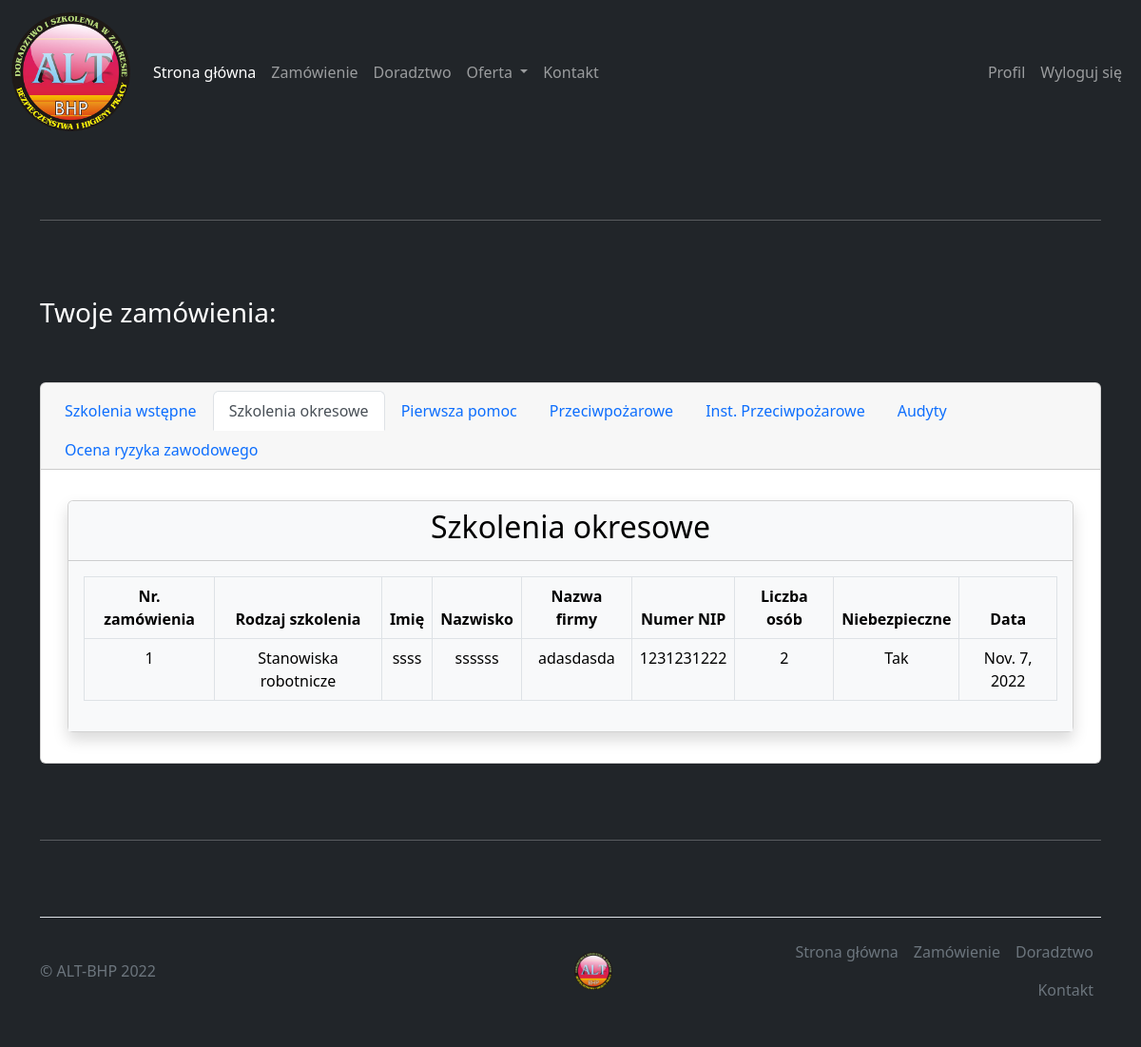
Page /accounts/profile/order/2 (signed in) on the committed database.
### order/models.py (models this page shows, shortened)
class szkolenie_okresowe(models.Model):
    choices1 = [('Tak', 'Tak'), ('Nie', 'Nie')]
    choices2 = [('Pracodawcy i stanowiska kierownicze', 'Pracodawcy i stanowiska kierownicze'),
                ('Stanowiska robotnicze', 'Stanowiska robotnicze'),
                ('Stanowiska administracyjno-biurowe', 'Stanowiska administracyjno-biurowe'),
                ('Stanowiska inżynieryjno-techniczne', 'Stanowiska inżynieryjno-techniczne'),
                ('Stanowiska osób pełniących służbę BHP', 'Stanowiska osób pełniących służbę BHP')]
    rodzaj_szkolenia = models.CharField(max_length=50, choices=choices2)
    imie = models.CharField(max_length=20)
    nazwisko = models.CharField(max_length=30)
    email = models.EmailField()
    nazwa_firmy = models.CharField(max_length=100)
    numer_nip = models.CharField(max_length=10)
    numer_telefonu = models.CharField(max_length=11)
    liczba_osob = models.IntegerField()
    niebezpiecznie_czy_nie = models.CharField(max_length=3, choices=choices1)
    data = models.DateField()
    creator = models.ForeignKey(CustomUser, on_delete=models.CASCADE)
    class Meta:
        verbose_name_plural = "Szkolenia okresowe"

### order/views.py (the view)
# urls.py: path('accounts/profile/order/2', order.views.profile_okresowe),
@login_required
def profile_okresowe(request):
    orders_okresowe = szkolenie_okresowe.objects.filter(creator=request.user)
    return render(request, 'profile_okresowe.html', {'orders_okresowe': orders_okresowe})

### templates/profile_okresowe.html
{% extends 'temp.html' %}
{% load static %}
{% load profile_tags_wstepne %}
{% block content %}
    <div class="container marketing" style="color: white">
        <hr class="featurette-divider">
        <h3>Twoje zamówienia:</h3><br><br>
        <div class="card text-center">
            <div class="card-header">
                <ul class="nav nav-tabs card-header-tabs">
                    <li class="nav-item">
                        <a class="nav-link " aria-current="true" href="/accounts/profile/order/1">Szkolenia wstępne</a>
                    </li>
                    <li class="nav-item">
                        <a class="nav-link active" href="/accounts/profile/order/2">Szkolenia okresowe</a>
                    </li>
                    <li class="nav-item">
                        <a class="nav-link" href="/accounts/profile/order/3">Pierwsza pomoc</a>
                    </li>
                    <li class="nav-item">
                        <a class="nav-link" href="/accounts/profile/order/4">Przeciwpożarowe</a>
                    </li>
                    <li class="nav-item">
                        <a class="nav-link" href="/accounts/profile/order/5">Inst. Przeciwpożarowe</a>
                    </li>
                    <li class="nav-item">
                        <a class="nav-link" href="/accounts/profile/order/6">Audyty</a>
                    </li>
                    <li class="nav-item">
                        <a class="nav-link" href="/accounts/profile/order/7">Ocena ryzyka zawodowego</a>
                    </li>
                </ul>
            </div>
            <div class="card-body">
                <div class="container my-3">
                    <div class="row">
                        <div class="col-md-12">
                            <div class="card shadow">
                                <div class="card-header text-bg-light "><h2>Szkolenia okresowe</h2></div>
                                <div class="card-body text-bg-light ">
                                    <table class="table table-bordered" style="color: black">
                                        <thead>
                                        <tr>
                                            <th>Nr. zamówienia</th>
                                            <th>Rodzaj szkolenia</th>
                                            <th>Imię</th>
                                            <th>Nazwisko</th>
                                            <th>Nazwa firmy</th>
                                            <th>Numer NIP</th>
                                            <th>Liczba osób</th>
                                            <th>Niebezpieczne</th>
                                            <th>Data</th>
                                        </tr>
                                        </thead>
                                        <tbody>
                                        {% for item in orders_okresowe %}
                                            <tr>
                                                <td>{{ item.id }}</td>
                                                <td>{{ item.rodzaj_szkolenia }}</td>
                                                <td>{{ item.imie }}</td>
                                                <td>{{ item.nazwisko }}</td>
                                                <td>{{ item.nazwa_firmy }}</td>
                                                <td>{{ item.numer_nip }}</td>
                                                <td>{{ item.liczba_osob }}</td>
                                                <td>{{ item.niebezpiecznie_czy_nie }}</td>
                                                <td>{{ item.data }}</td>
                                            </tr>
                                        {% endfor %}
                                        </tbody>
                                    </table>
                                </div>
                            </div>
                        </div>
                    </div>
                </div>
            </div>
        </div>
        <hr class="featurette-divider">
    </div>
{% endblock %}

### templates/temp.html (style rules this page uses)
.featurette-divider { margin: 5rem 0; color: white; }

### rows in the picture
szkolenie_okresowe: id "1", rodzaj_szkolenia "Stanowiska robotnicze", imie "ssss", nazwisko "ssssss", nazwa_firmy "adasdasda", numer_nip "1231231222", liczba_osob "2", niebezpiecznie_czy_nie "Tak", data "Nov. 7, 2022"
